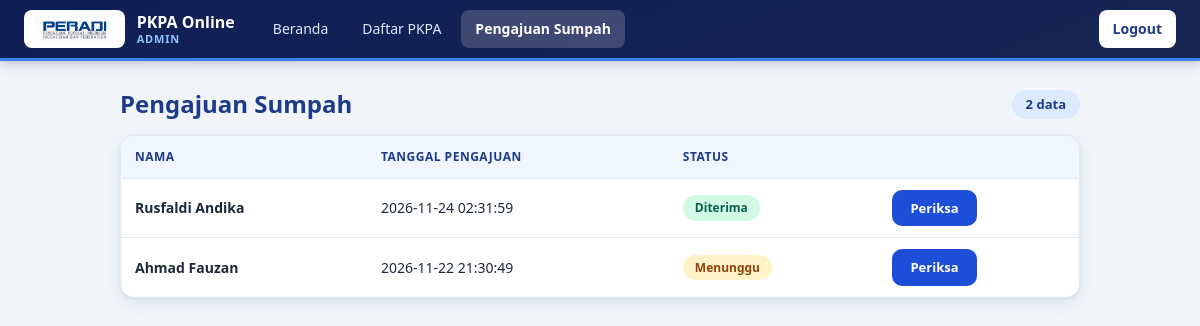
Screenshot of /index.php?c=adminsumpah&a=index (signed in) with the database file from the repository.
### tables this page shows
CREATE TABLE `pengajuan_sumpah` (
  `id_pengajuan_sumpah` int NOT NULL AUTO_INCREMENT,
  `id_peserta` int NOT NULL,
  `tanggal_pengajuan` datetime DEFAULT CURRENT_TIMESTAMP,
  `status_pemberkasan` enum('menunggu','diperiksa','perbaikan','dikirim','diterima','ditolak') NOT NULL DEFAULT 'menunggu',
  `catatan` text,
  `verified_by` int DEFAULT NULL,
  `verified_at` datetime DEFAULT NULL,
  PRIMARY KEY (`id_pengajuan_sumpah`),
  KEY `fk_pengajuan_sumpah_peserta` (`id_peserta`),
  KEY `fk_pengajuan_sumpah_verifikator` (`verified_by`),
  CONSTRAINT `fk_pengajuan_sumpah_peserta` FOREIGN KEY (`id_peserta`) REFERENCES `peserta` (`id_peserta`) ON DELETE CASCADE ON UPDATE CASCADE,
  CONSTRAINT `fk_pengajuan_sumpah_verifikator` FOREIGN KEY (`verified_by`) REFERENCES `users` (`id_user`) ON DELETE SET NULL ON UPDATE CASCADE
);

CREATE TABLE `peserta` (
  `id_peserta` int NOT NULL AUTO_INCREMENT,
  `id_user` int NOT NULL,
  `nama_lengkap` varchar(150) NOT NULL,
  `nik` varchar(20) NOT NULL,
  `tempat_lahir` varchar(100) NOT NULL,
  `tanggal_lahir` date NOT NULL,
  `alamat` text NOT NULL,
  `no_telepon` varchar(20) NOT NULL,
  `email` varchar(100) NOT NULL,
  `perguruan_tinggi` varchar(150) NOT NULL,
  `nomor_ijazah` varchar(100) NOT NULL,
  `pas_foto` varchar(255) DEFAULT NULL,
  `created_at` datetime DEFAULT CURRENT_TIMESTAMP,
  PRIMARY KEY (`id_peserta`),
  UNIQUE KEY `uq_peserta_user` (`id_user`),
  UNIQUE KEY `uq_peserta_nik` (`nik`),
  CONSTRAINT `fk_peserta_user` FOREIGN KEY (`id_user`) REFERENCES `users` (`id_user`) ON DELETE CASCADE ON UPDATE CASCADE
);

### app/controllers/Controller.php (called while the page is built)
<?php
abstract class Controller {
    protected function render(string $view, array $data = [], string $layout = 'layout'): void {
        extract($data);
        require __DIR__ . "/../views/$layout/header.php";
        require __DIR__ . "/../views/$view.php";
        require __DIR__ . "/../views/$layout/footer.php";
    }
}

### app/controllers/AdminBaseController.php (called while the page is built, shortened)
<?php
require_once __DIR__ . '/Controller.php';
abstract class AdminBaseController extends Controller {
    protected function renderAdmin(string $view, array $data = []): void {
        $this->render("admin/$view", $data, 'admin/layout');
    }
}

### app/controllers/AdminSumpahController.php (called while the page is built, shortened)
<?php
require_once __DIR__ . '/AdminBaseController.php';
class AdminSumpahController extends AdminBaseController {
    public function index(): void {
        $this->renderAdmin('sumpah', [
            'daftar' => PengajuanSumpah::semua()
        ]);
    }
}

### index.php (called while the page is built, shortened)
<?php
require_once __DIR__ . '/app/helpers/functions.php';
$a = $_GET['a'] ?? 'login';
$controller = new $nama();
$controller->$a();

### app/models/PengajuanSumpah.php (called while the page is built, shortened)
<?php
class PengajuanSumpah {
    public static function semua(): array {
        return getDB()->query(
            'SELECT s.*, p.nama_lengkap FROM pengajuan_sumpah s
             JOIN peserta p ON p.id_peserta = s.id_peserta ORDER BY s.id_pengajuan_sumpah DESC'
        )->fetchAll();
    }
}

### app/views/admin/sumpah.php (the view, shortened to what this page needs)
<div class="halaman-judul">
    <h2>Pengajuan Sumpah</h2>
    <span class="jumlah"><?= count($daftar) ?> data</span>
</div>
<table class="tabel">
    <tr><th>Nama</th><th>Tanggal pengajuan</th><th>Status</th><th></th></tr>
    <?php foreach ($daftar as $r): ?>
    <tr>
        <td><strong><?= e($r['nama_lengkap']) ?></strong></td>
        <td><?= e($r['tanggal_pengajuan']) ?></td>
        <td><?= badge($r['status_pemberkasan']) ?></td>
        <td><a class="btn btn-kecil" href="index.php?c=adminsumpah&a=detail&id=<?= (int)$r['id_pengajuan_sumpah'] ?>">Periksa</a></td>
    </tr>
    <?php endforeach; ?>
</table>

### app/helpers/functions.php (shortened to what this page needs)
<?php
function e($s): string {
    return htmlspecialchars((string)$s, ENT_QUOTES, 'UTF-8');
}
function badge(?string $s): string {
    $s = (string)$s;
    return $s === '' ? '-' : '<span class="badge ' . e($s) . '">' . e($s) . '</span>';
}

### public/css/style.css (style rules this page uses)
:root { --primer: #1d4ed8; --navy: #1e3a8a; --muda: #eff6ff; --biru-muda: #dbeafe; --teks: #1e293b; --redup: #64748b; --garis: #e2e8f0; --latar: #f1f5f9; --radius: 14px; --bayang: 0 1px 3px rgba(15,23,42,.08), 0 6px 16px rgba(30,58,138,.08); }
* { box-sizing: border-box; }
body { font-family: "Segoe UI", system-ui, Roboto, Arial, sans-serif; margin: 0; background: var(--latar); color: var(--teks); line-height: 1.6; font-size: 15px; }
h1, h2, h3 { color: var(--navy); margin: 0 0 12px; line-height: 1.25; }
h2 { font-size: 24px; }
a { color: var(--primer); text-decoration: none; }
.btn, button { background: var(--primer); color: #fff; padding: 10px 20px; border: 2px solid var(--primer); border-radius: 10px; font: inherit; font-weight: 600; cursor: pointer; display: inline-block; text-decoration: none; transition: .15s; }
.btn-kecil { padding: 8px 18px; font-size: 14px; }
.tabel td .btn-kecil { padding: 6px 16px; font-size: 13px; }
.tabel { border-collapse: separate; border-spacing: 0; width: 100%; margin: 12px 0; background: #fff; font-size: 14px; border: 1px solid var(--garis); border-radius: var(--radius); overflow: hidden; box-shadow: var(--bayang); }
.tabel th, .tabel td { padding: 11px 14px; text-align: left; vertical-align: middle; border-bottom: 1px solid var(--garis); }
.tabel th { background: var(--muda); color: var(--navy); font-size: 12px; text-transform: uppercase; letter-spacing: .5px; }
.tabel tr:last-child td { border-bottom: 0; }
.badge { display: inline-block; padding: 3px 12px; border-radius: 999px; font-size: 12px; font-weight: 700; background: #e2e8f0; color: #334155; text-transform: capitalize; }
.badge.menunggu, .badge.diperiksa, .badge.dikirim { background: #fef3c7; color: #92400e; }
.badge.diterima, .badge.diverifikasi, .badge.lengkap { background: #d1fae5; color: #065f46; }
.halaman-judul { display: flex; align-items: center; justify-content: space-between; gap: 12px; margin-bottom: 16px; }
.halaman-judul h2 { margin: 0; }
.jumlah { background: var(--biru-muda); color: var(--navy); font-size: 13px; font-weight: 600; padding: 4px 14px; border-radius: 999px; }

### rows the page displays
pengajuan_sumpah: id_peserta.nama_lengkap "Rusfaldi Andika", tanggal_pengajuan "2026-11-24 02:31:59", status_pemberkasan "Diterima"
pengajuan_sumpah: id_peserta.nama_lengkap "Ahmad Fauzan", tanggal_pengajuan "2026-11-22 21:30:49", status_pemberkasan "Menunggu"

### other values shown
count($daftar) "2"
